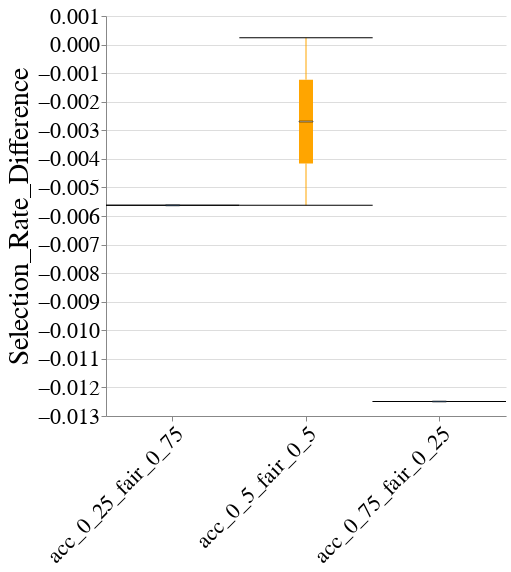

Notebook source saved alongside this figure:
### Code cell
create_box_plot_per_dataset_and_case_study(to_plot=best_lp_metrics_per_exp_config_df,
                                           exp_name=EXP_NAME,
                                           dataset_name=DATASET_NAME,
                                           case_study_name=CASE_STUDY_NAME,
                                           metric_name="Selection_Rate_Difference",
                                           group="male")

### Figure 1 — Vega-Lite specification as saved in the notebook (floating-point values rounded to 4 significant figures)
{"config": {"view": {"continuousWidth": 400, "continuousHeight": 300, "stroke": null}, "axis": {"labelFontSize": 22, "labelFontWeight": "normal", "titleFontSize": 28, "titleFontWeight": "normal"}, "title": {"fontSize": 28}}, "data": {"name": "data-141582fa64f806c96f160bff5dcab3a0"}, "mark": {"type": "boxplot", "color": "orange", "median": {"stroke": "black", "strokeWidth": 0.7}, "ticks": true}, "encoding": {"x": {"axis": {"labelAngle": -45, "labelLimit": 500}, "field": "exp_config_name", "title": null, "type": "nominal"}, "y": {"field": "disparity_metric_value", "scale": {"zero": false}, "title": "Selection_Rate_Difference", "type": "quantitative"}}, "height": 400, "width": 400, "$schema": "https://vega.github.io/schema/vega-lite/v4.17.0.json", "datasets": {"data-141582fa64f806c96f160bff5dcab3a0": [{"exp_config_name": "acc_0_25_fair_0_75", "logical_pipeline_uuid": "Tm9uZSZOT19GQUlSTkVTU19JTlRFUlZFTlRJT04mZ2FuZGFsZl9jbGY=", "physical_pipeline_uuid": "7d7b198d-3916-4c6c-b9e8-4befdced856b", "run_num": 5, "compound_pp_quality": 0.9826, "metric": "Selection_Rate_Difference", "model_name": "gandalf_clf", "runtime_in_mins": 0.9636, "dataset_name": "law_school", "logical_pipeline_name": "None&NO_FAIRNESS_INTERVENTION&gandalf_clf", "null_imputer_name": "None", "fairness_intervention_name": "NO_FAIRNESS_INTERVENTION", "male&race_dis": 0.871, "male&race_priv": 0.9859, "male_dis": 0.9733, "male_priv": 0.9789, "overall": 0.9764, "race_dis": 0.8728, "race_priv": 0.9952, "disparity_metric_value": -0.005628}, {"exp_config_name": "acc_0_5_fair_0_5", "logical_pipeline_uuid": "Tm9uZSZOT19GQUlSTkVTU19JTlRFUlZFTlRJT04mZ2FuZGFsZl9jbGY=", "physical_pipeline_uuid": "dbf88ae6-44e7-446a-af30-4029f3e8636c", "run_num": 4, "compound_pp_quality": 0.9743, "metric": "Selection_Rate_Difference", "model_name": "gandalf_clf", "runtime_in_mins": 1.006, "dataset_name": "law_school", "logical_pipeline_name": "None&NO_FAIRNESS_INTERVENTION&gandalf_clf", "null_imputer_name": "None", "fairness_intervention_name": "NO_FAIRNESS_INTERVENTION", "male&race_dis": 0.9149, "male&race_priv": 0.9906, "male_dis": 0.9847, "male_priv": 0.9845, "overall": 0.9846, "race_dis": 0.9142, "race_priv": 0.9974, "disparity_metric_value": 0.00024}, {"exp_config_name": "acc_0_5_fair_0_5", "logical_pipeline_uuid": "Tm9uZSZOT19GQUlSTkVTU19JTlRFUlZFTlRJT04mZ2FuZGFsZl9jbGY=", "physical_pipeline_uuid": "f95e0c52-6576-4555-894b-08655cc9e1ae", "run_num": 5, "compound_pp_quality": 0.9708, "metric": "Selection_Rate_Difference", "model_name": "gandalf_clf", "runtime_in_mins": 1.005, "dataset_name": "law_school", "logical_pipeline_name": "None&NO_FAIRNESS_INTERVENTION&gandalf_clf", "null_imputer_name": "None", "fairness_intervention_name": "NO_FAIRNESS_INTERVENTION", "male&race_dis": 0.871, "male&race_priv": 0.9859, "male_dis": 0.9733, "male_priv": 0.9789, "overall": 0.9764, "race_dis": 0.8728, "race_priv": 0.9952, "disparity_metric_value": -0.005628}, {"exp_config_name": "acc_0_75_fair_0_25", "logical_pipeline_uuid": "Tm9uZSZOT19GQUlSTkVTU19JTlRFUlZFTlRJT04mbGdibV9jbGY=", "physical_pipeline_uuid": "b1b6e1c1-9477-4846-8275-ad7ff7c567e8", "run_num": 4, "compound_pp_quality": 0.9609, "metric": "Selection_Rate_Difference", "model_name": "lgbm_clf", "runtime_in_mins": 0.008339, "dataset_name": "law_school", "logical_pipeline_name": "None&NO_FAIRNESS_INTERVENTION&lgbm_clf", "null_imputer_name": "None", "fairness_intervention_name": "NO_FAIRNESS_INTERVENTION", "male&race_dis": 0.7447, "male&race_priv": 0.9627, "male_dis": 0.9385, "male_priv": 0.9509, "overall": 0.9454, "race_dis": 0.7644, "race_priv": 0.9784, "disparity_metric_value": -0.01249}]}}
